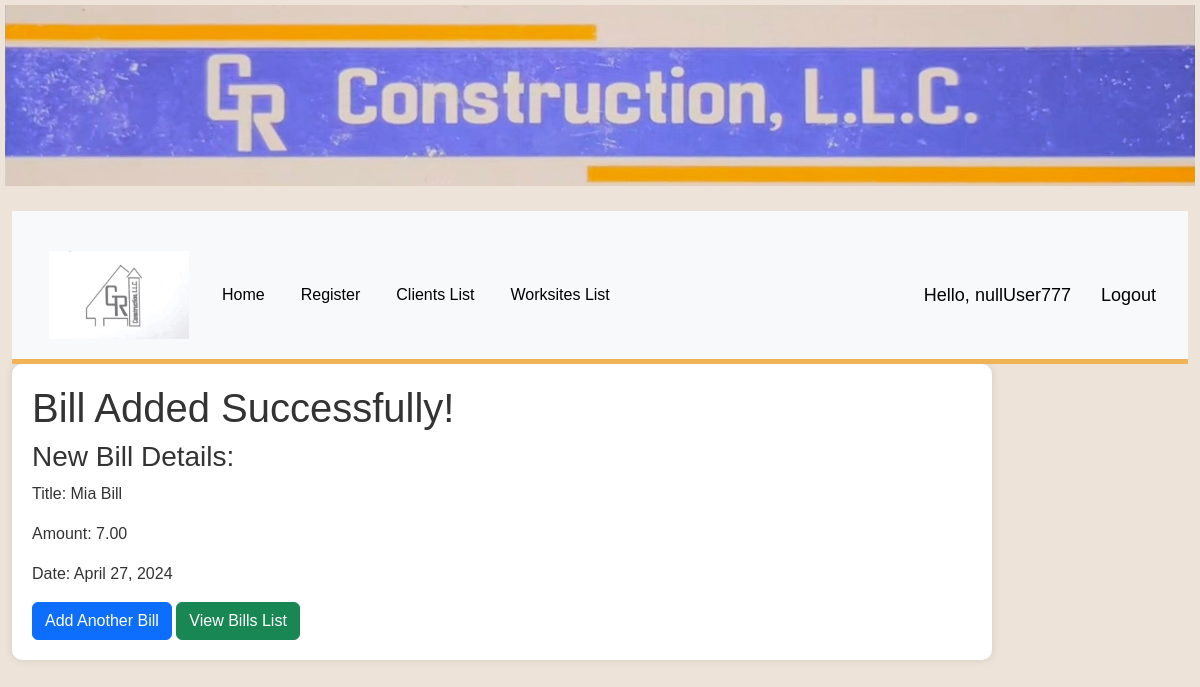
/worksites/1/bill-added/ (signed in), run on the app's committed database.
### gr_construction_web/models.py (models this page shows, shortened)
class Bill(models.Model):
    title = models.CharField(max_length=200)
    amount = models.DecimalField(max_digits=10, decimal_places=2)
    worksite = models.ForeignKey(WorkSite, on_delete=models.CASCADE, related_name='bills', null=True)
    date = models.DateField(_("Date"), default=date.today)

### gr_construction_web/views.py (the view)
# urls.py: path('worksites/<int:worksite_id>/bill-added/', views.bill_added, name='bill-added'),
@login_required(login_url='login')
def bill_added(request, worksite_id):
    new_bill = Bill.objects.filter(worksite_id=worksite_id).latest('id')
    return render(request, 'gr_construction_web/bill_added.html', {'worksite_id': worksite_id, 'new_bill': new_bill})

### gr_construction_web/templates/gr_construction_web/bill_added.html (shortened to what this page needs)
{% extends "gr_construction_web/base_template.html" %}
{% block content %}
<!DOCTYPE html>
<html lang="en">
<head>
</head>
<body>
    <h1>Bill Added Successfully!</h1>
    <h3>New Bill Details:</h3>
    <p>Title: {{ new_bill.title }}</p>
    <p>Amount: {{ new_bill.amount }}</p>
    <p>Date: {{ new_bill.date }}</p>
    <a href="{% url 'add-bill' worksite_id=worksite_id %}" class="btn btn-primary">Add Another Bill</a>
    <a href="{% url 'bill-list' worksite_id=worksite_id %}" class="btn btn-success">View Bills List</a>
</body>
</html>
{% endblock %}

### gr_construction_web/templates/gr_construction_web/base_template.html (shortened to what this page needs)
{% load static %}
<!DOCTYPE html>
<html lang="en">
<head>
    <link href="https://cdn.jsdelivr.net/npm/bootstrap@5.3.1/dist/css/bootstrap.min.css" rel="stylesheet"
>
</head>
<body>
<a class="navbar-brand" href="{% url 'index' %}">
    <img src="{% static 'images/Main Logo.jpg' %}" alt="Main Logo">
</a>
<div class="container-fluid">
    <nav class="navbar navbar-expand-lg navbar-light bg-light">
        <div class="container-fluid">
            <a class="navbar-brand" href="{% url 'login' %}">
                <img src="{% static 'images/Side Logo.jpg' %}" width="150" height="100">
            </a>
            <div class="collapse navbar-collapse" id="navbarNavAltMarkup">
                <div class="navbar-nav">
                    <a class="nav-link active" aria-current="page" href="{% url 'index' %}">Home</a>
                    <a class="nav-link active" href="{% url 'register' %}">Register</a>
                    <a class="nav-link active" href="{% url 'clients-list' %}">Clients List</a>
                    <a class="nav-link active" href="{% url 'worksite-list' %}">Worksites List</a>
                </div>
            </div>
            <span class="hello-msg">Hello, {{request.user}}</span>
            <span class="hello-msg"><a href="{% url 'logout' %}?next=/">Logout</a></span>
        </div>
    </nav>
    <div class="col-sm-10">
        {% block content %}
        {% endblock %}
    </div>
</div>
</body>
</html>
{% load static %}

### gr_construction_web/templates/gr_construction_web/base_template.html (style rules this page uses)
body { background-color: #ede3d8; color: #333; font-family: Arial, sans-serif; }
.navbar { background-color: #7172d8; color: #000; padding: 10px; text-align: center; border-bottom: 5px solid #f0b356; }
.navbar a { color: #000; text-decoration: none; margin: 0 10px; }
.navbar-brand img { max-width: 100%; height: auto; padding: 5px; }
.container-fluid { padding-top: 20px; }
.col-sm-10 { background-color: #fff; border-radius: 10px; box-shadow: 0 0 10px rgba(0, 0, 0, 0.1); padding: 20px; }
.hello-msg { font-size: 18px; color: #000; margin-left: 20px; }

### data on the page
Bill: title "Mia Bill", amount "7.00", date "April 27, 2024"

### other printed values
{{ request.user }} "nullUser777"
